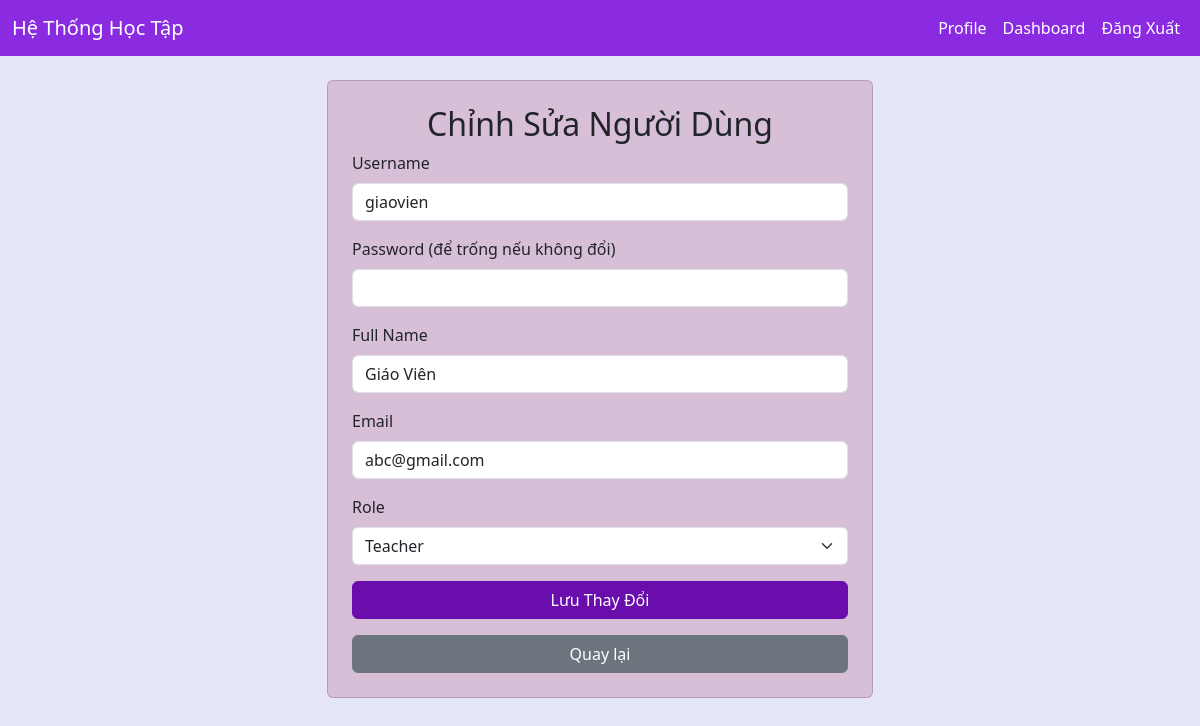
The app's page /admin/edit_user/1 (signed in) with its own data.
### models.py (models this page shows)
class User(db.Model):
    __tablename__ = 'user'
    id = db.Column(db.Integer, primary_key=True)
    username = db.Column(db.String(80), unique=True, nullable=False)
    password = db.Column(db.String(120), nullable=False)
    role = db.Column(db.String(20), nullable=False)  # admin, teacher, student
    full_name = db.Column(db.String(100))
    email = db.Column(db.String(120), unique=True)
    courses = db.relationship('Course', backref='teachers', lazy=True, foreign_keys='Course.teacher_id')

### admin/routes.py (the view, shortened to what this page needs)
@admin_bp.route('/edit_user/<int:user_id>', methods=['GET', 'POST'])
def edit_user(user_id):
    if session.get('role') != 'admin':
        flash('Bạn không có quyền thực hiện hành động này!', 'danger')
        return redirect(url_for('auth.login'))
    user = User.query.get(user_id) or Student.query.get(user_id)
    if not user:
        flash('Người dùng không tồn tại!', 'danger')
        return redirect(url_for('admin.manage_users'))
    return render_template('edit_user.html', user=user, roles=['teacher', 'student'] if not hasattr(user, 'role') else [user.role])

### templates/edit_user.html (shortened to what this page needs)
{% extends "base.html" %}
{% block content %}
<div class="row justify-content-center">
    <div class="col-md-6">
        <div class="card p-4">
            <h2 class="text-center">Chỉnh Sửa Người Dùng</h2>
            <form method="POST">
                <div class="mb-3">
                    <label class="form-label">Username</label>
                    <input type="text" name="username" value="{{ user.username }}" class="form-control" required>
                </div>
                <div class="mb-3">
                    <label class="form-label">Password (để trống nếu không đổi)</label>
                    <input type="password" name="password" class="form-control">
                </div>
                <div class="mb-3">
                    <label class="form-label">Full Name</label>
                    <input type="text" name="full_name" value="{{ user.full_name or '' }}" class="form-control">
                </div>
                <div class="mb-3">
                    <label class="form-label">Email</label>
                    <input type="email" name="email" value="{{ user.email or '' }}" class="form-control">
                </div>
                <div class="mb-3">
                    <label class="form-label">Role</label>
                    <select name="role" class="form-select" {% if user.role == 'admin' %}disabled{% endif %}>
                        {% for role in roles %}
                            <option value="{{ role }}" {% if user.role == role or (not user.role and role == 'student') %}selected{% endif %}>{{ role|capitalize }}</option>
                        {% endfor %}
                    </select>
                </div>
                <button type="submit" class="btn btn-primary w-100">Lưu Thay Đổi</button>
            </form>
            <a href="{{ url_for('admin.manage_users') }}" class="btn btn-secondary mt-3 w-100">Quay lại</a>
        </div>
    </div>
</div>
{% endblock %}

### templates/base.html (style rules this page uses)
body { background-color: #e6e6fa; color: #4b0082; }
.btn-primary { background-color: #6a0dad; border-color: #6a0dad; }
.card { background-color: #d8bfd8; }

### records on screen
User: username "giaovien", full_name "Giáo Viên", email "abc@gmail.com"

### other values on screen
form field role "Teacher"
